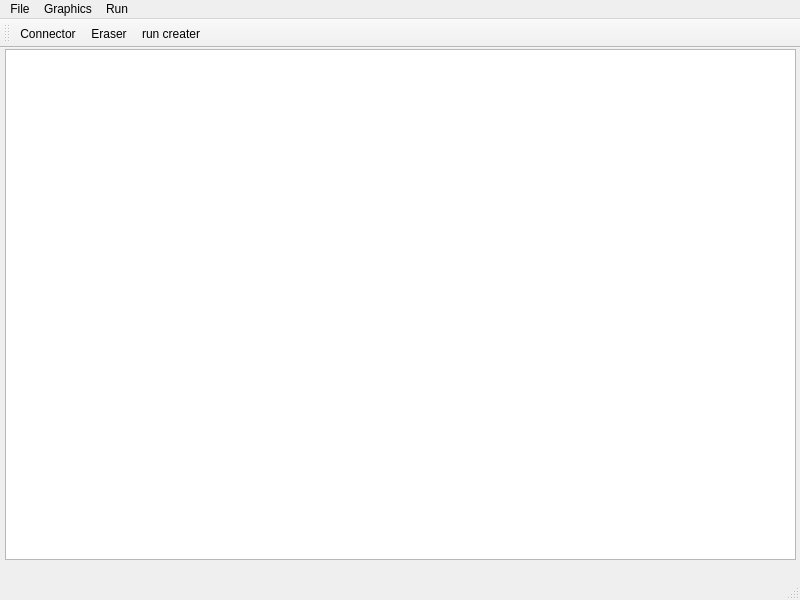
<?xml version="1.0" encoding="UTF-8"?>
<ui version="4.0">
 <class>MainWindow</class>
 <widget class="QMainWindow" name="MainWindow">
  <property name="geometry">
   <rect>
    <x>0</x>
    <y>0</y>
    <width>800</width>
    <height>600</height>
   </rect>
  </property>
  <property name="windowTitle">
   <string>MainWindow</string>
  </property>
  <widget class="QWidget" name="centralwidget">
   <widget class="QGraphicsView" name="graphicsView">
    <property name="geometry">
     <rect>
      <x>5</x>
      <y>1</y>
      <width>791</width>
      <height>511</height>
     </rect>
    </property>
   </widget>
  </widget>
  <widget class="QMenuBar" name="menubar">
   <property name="geometry">
    <rect>
     <x>0</x>
     <y>0</y>
     <width>800</width>
     <height>21</height>
    </rect>
   </property>
   <widget class="QMenu" name="menuFile">
    <property name="title">
     <string>File</string>
    </property>
    <addaction name="actionNew"/>
    <addaction name="showElement"/>
    <addaction name="actionSave"/>
    <addaction name="actionDownload"/>
    <addaction name="separator"/>
    <addaction name="actionQuit"/>
    <addaction name="separator"/>
    <addaction name="actioncreate_component"/>
   </widget>
   <widget class="QMenu" name="menuGraphics">
    <property name="title">
     <string>Graphics</string>
    </property>
    <addaction name="actionconnector"/>
    <addaction name="actioneraiser"/>
   </widget>
   <widget class="QMenu" name="menuRun">
    <property name="title">
     <string>Run</string>
    </property>
    <addaction name="actionrun_creater"/>
   </widget>
   <addaction name="menuFile"/>
   <addaction name="menuGraphics"/>
   <addaction name="menuRun"/>
  </widget>
  <widget class="QStatusBar" name="statusbar"/>
  <widget class="QToolBar" name="toolBar">
   <property name="windowTitle">
    <string>toolBar</string>
   </property>
   <attribute name="toolBarArea">
    <enum>TopToolBarArea</enum>
   </attribute>
   <attribute name="toolBarBreak">
    <bool>false</bool>
   </attribute>
   <addaction name="actionconnector"/>
   <addaction name="actioneraiser"/>
   <addaction name="actionrun_creater"/>
  </widget>
  <action name="actionNew">
   <property name="text">
    <string>New</string>
   </property>
  </action>
  <action name="showElement">
   <property name="text">
    <string>showElement</string>
   </property>
  </action>
  <action name="actionSave">
   <property name="text">
    <string>Save</string>
   </property>
  </action>
  <action name="actionDownload">
   <property name="text">
    <string>Download</string>
   </property>
  </action>
  <action name="actionQuit">
   <property name="text">
    <string>Quit</string>
   </property>
  </action>
  <action name="actionconnector">
   <property name="icon">
    <iconset resource="Icon.qrc">
     <normaloff>:/icon/Icon/pencil_5481.png</normaloff>:/icon/Icon/pencil_5481.png</iconset>
   </property>
   <property name="text">
    <string>Connector</string>
   </property>
  </action>
  <action name="actioneraiser">
   <property name="icon">
    <iconset resource="Icon.qrc">
     <normaloff>:/icon/Icon/eraser_4884.png</normaloff>:/icon/Icon/eraser_4884.png</iconset>
   </property>
   <property name="text">
    <string>Eraser</string>
   </property>
  </action>
  <action name="actionrun_creater">
   <property name="icon">
    <iconset resource="Icon.qrc">
     <normaloff>:/Icon/launch_1324.png</normaloff>:/Icon/launch_1324.png</iconset>
   </property>
   <property name="text">
    <string>run creater</string>
   </property>
  </action>
  <action name="actioncreate_component">
   <property name="text">
    <string>create component</string>
   </property>
  </action>
 </widget>
 <resources>
  <include location="Icon.qrc"/>
 </resources>
 <connections/>
</ui>
